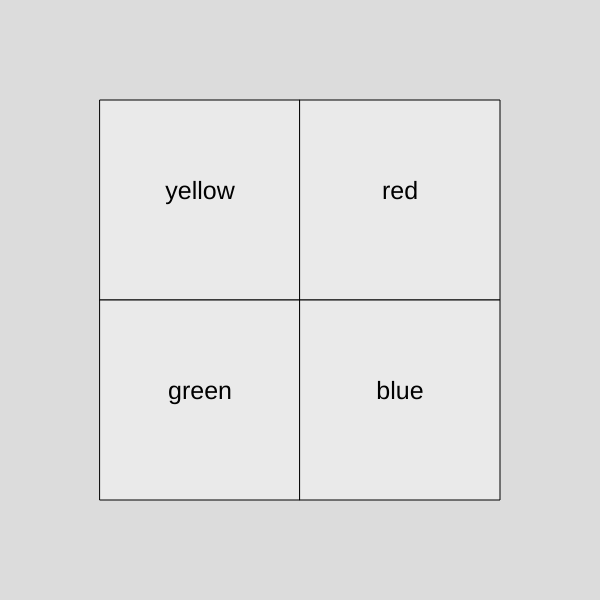
Frame 1 (no input)
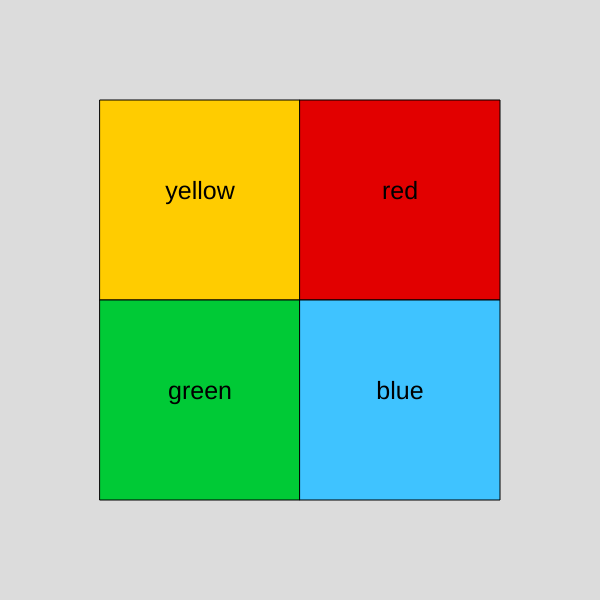
Frame 60 (no input)
Frame 120 (the mouse pressed at the canvas centre since frame 60): identical to frame 60, image omitted

The p5.js sketch that drew these frames (run headless with seeded random() and noise() and a simulated clock; from frame 60 on, the mouse is pressed at the canvas centre):

// p5.js sketch
// ── sketch.js
// State and input variables
var state = 0;
var stateInput = null;
var inputHistory = [];
var inputCount = 0;
const inputMax = 3;

// Button variables
var wasPressed = false;

// Frame variables
var prevFramecount = 0;
var frameDelay = 50;

function changeState(newState, newInput) {
  state = newState;
  stateInput = newInput;
  console.log(inputCount);
}

function displayMessage(finalNumber) {
  textAlign(CENTER);
  fill(250);
  square(Ax, Ay, 400);
  fill(0);
  textSize(25);
  let finalText = "hello";
  if (finalNumber == 1) {
    finalText = "One is the loneliest number that you'll ever do.";
  }
  if (finalNumber == 2) {
    finalText =
      "Two can be as bad as one. \n\n It's the loneliest number since the number one";
  }
  if (finalNumber == 3) {
    finalText = "Three is your lucky number!";
  }
  if (finalNumber == 4) {
    finalText = "What did you do that four??? xD";
  }
  if (finalNumber == 5) {
    finalText = "Mambo no. 5";
  }
  if (finalNumber == 6) {
    finalText = "The obligatory aglet."
  }
  if (finalNumber == 7) {
    finalText = "Breaking a mirror is seven years of bad luck"
  }
  if (finalNumber == 8) {
    finalText = "If eight falls over, it's infinite."
  }

  text(finalText, midX - 200, midY - 100, 400);
}

function setup() {
  createCanvas(600, 600);
  //middle
  midX = width / 2;
  midY = height / 2;

  //reference corner
  Ax = midX - 200;
  Ay = midY - 200;

  //color boxes
  yellowBox = new Button(Ax, Ay, 200, 200, "yellow");
  yellowBox.colorChange(color("#FFCC00"), color("#FFE063"));

  greenBox = new Button(Ax, Ay + 200, 200, 200, "green");
  greenBox.colorChange(color("#00CA36"), color("#74D17A"));

  redBox = new Button(Ax + 200, Ay, 200, 200, "red");
  redBox.colorChange(color("#E20000"), color("#FD6B6B"));

  blueBox = new Button(Ax + 200, Ay + 200, 200, 200, "blue");
  blueBox.colorChange(color("#3FC3FF"), color("#9AE0FF"));

  //number boxes 1
  oneBox = new Button(Ax, Ay, 200, 200, 1);
  twoBox = new Button(Ax + 200, Ay, 200, 200, 2);
  fiveBox = new Button(Ax, Ay + 200, 200, 200, 5);
  sixBox = new Button(Ax + 200, Ay + 200, 200, 200, 6);

  //number boxes 2
  threeBox = new Button(Ax, Ay, 200, 200, 3);
  fourBox = new Button(Ax + 200, Ay, 200, 200, 4);
  sevenBox = new Button(Ax, Ay + 200, 200, 200, 7);
  eightBox = new Button(Ax + 200, Ay + 200, 200, 200, 8);
}

function draw() {
  background(220);

  //display history
  let count = 0;
  for (let i = 0; i < inputHistory.length; i++) {
    text(inputHistory[i], 100 + count, 50);
    count += 100;
  }

  //color choice
  if (state == 0) {
    yellowBox.display();
    yellowBox.onClick(1);

    greenBox.display();
    greenBox.onClick(1);

    redBox.display();
    redBox.onClick(1);

    blueBox.display();
    blueBox.onClick(1);
  }

  //number choice
  if (state == 1) {
    if (stateInput == "yellow" || stateInput == "blue") {
      oneBox.display();
      oneBox.onClick(2);

      twoBox.display();
      twoBox.onClick(2);

      fiveBox.display();
      fiveBox.onClick(2);

      sixBox.display();
      sixBox.onClick(2);
    } else {
      threeBox.display();
      threeBox.onClick(2);

      fourBox.display();
      fourBox.onClick(2);

      sevenBox.display();
      sevenBox.onClick(2);

      eightBox.display();
      eightBox.onClick(2);
    }
    if (frameCount > prevFramecount + frameDelay) {
      wasPressed = false;
    }
  }

  //second number choice
  if (state == 2) {
    // even number
    if (stateInput % 2 === 0) {
      if (inputCount < inputMax) {
        changeState(1, inputHistory[0]);
      } else {
        state = 3;
      }
    } else {
      // uneven number
      if (inputCount < inputMax) {
        if (inputHistory[0] == "yellow" || inputHistory[0] == "blue") {
          changeState(1, "red");
        } else {
          changeState(1, "yellow");
        }
      } else {
        state = 3;
      }
    }
  }

  //final state, displays message based on final input
  if (state == 3) {
    displayMessage(inputHistory[inputHistory.length - 1]);
  }
}

// Button class
class Button {
  constructor(buttonX, buttonY, buttonWidth, buttonHeight, buttonText) {
    this.x = buttonX;
    this.y = buttonY;
    this.width = buttonWidth;
    this.height = buttonHeight;
    this.text = buttonText;
    this.color = color("#EAEAEA"); //default color
    this.hoverColor = color("#F8F8F8");
    this.baseColor = this.color;
  }

  //Function to determine if mouse is hovering on button
  mouseOnButton() {
    if (
      mouseX > this.x &&
      mouseX < this.x + this.width &&
      mouseY > this.y &&
      mouseY < this.y + this.height
    ) {
      this.color = this.hoverColor; //hover display color
      return true;
    } else {
      this.color = this.baseColor; //default color
      return false;
    }
  }

  onClick(newState) {
    if (this.mouseOnButton() && mouseIsPressed) {
      console.log("Hello " + this.text);
      if (!wasPressed) {
        inputHistory.push(this.text);
        inputCount++;

        changeState(newState, this.text);
        prevFramecount = frameCount;
        console.log(prevFramecount);
        wasPressed = true;
      }
    }
  }

  colorChange(baseColor, hoverColor) {
    this.baseColor = baseColor;
    this.hoverColor = hoverColor;
  }

  //Function to draw button
  display() {
    fill(this.color);
    rect(this.x, this.y, this.width, this.height);
    textAlign(CENTER);
    fill(0);
    textSize(25);
    text(this.text, this.x, this.y + this.height / 2.5, this.width);
  }
}
